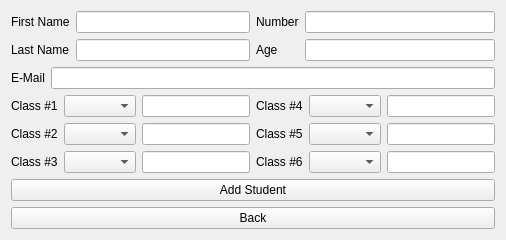
      <widget class="QWidget" name="page_8_stud_addition">
       <layout class="QVBoxLayout" name="verticalLayout_40">
        <item>
         <layout class="QVBoxLayout" name="verticalLayout_117">
          <item>
           <layout class="QHBoxLayout" name="horizontalLayout_106">
            <item>
             <layout class="QHBoxLayout" name="horizontalLayout_107">
              <item>
               <layout class="QVBoxLayout" name="verticalLayout_118">
                <item>
                 <widget class="QLabel" name="label_sp_firstname_4">
                  <property name="text">
                   <string>First Name</string>
                  </property>
                 </widget>
                </item>
                <item>
                 <widget class="QLabel" name="label_sp_firstname_9">
                  <property name="text">
                   <string>Last Name</string>
                  </property>
                 </widget>
                </item>
               </layout>
              </item>
              <item>
               <layout class="QVBoxLayout" name="verticalLayout_119">
                <item>
                 <widget class="QLineEdit" name="lineEdit_as_fn"/>
                </item>
                <item>
                 <widget class="QLineEdit" name="lineEdit_as_ln"/>
                </item>
               </layout>
              </item>
             </layout>
            </item>
            <item>
             <layout class="QHBoxLayout" name="horizontalLayout_108">
              <item>
               <layout class="QVBoxLayout" name="verticalLayout_120">
                <item>
                 <widget class="QLabel" name="label_sp_number_4">
                  <property name="text">
                   <string>Number</string>
                  </property>
                 </widget>
                </item>
                <item>
                 <widget class="QLabel" name="label_sp_age_4">
                  <property name="text">
                   <string>Age</string>
                  </property>
                 </widget>
                </item>
               </layout>
              </item>
              <item>
               <layout class="QVBoxLayout" name="verticalLayout_121">
                <item>
                 <widget class="QLineEdit" name="lineEdit_as_number"/>
                </item>
                <item>
                 <widget class="QLineEdit" name="lineEdit_as_age"/>
                </item>
               </layout>
              </item>
             </layout>
            </item>
           </layout>
          </item>
         </layout>
        </item>
        <item>
         <layout class="QHBoxLayout" name="horizontalLayout_182">
          <item>
           <widget class="QLabel" name="label_sp_email_4">
            <property name="text">
             <string>E-Mail</string>
            </property>
           </widget>
          </item>
          <item>
           <widget class="QLineEdit" name="lineEdit_as_email"/>
          </item>
         </layout>
        </item>
        <item>
         <layout class="QHBoxLayout" name="horizontalLayout_38">
          <item>
           <layout class="QHBoxLayout" name="horizontalLayout_37">
            <item>
             <layout class="QVBoxLayout" name="verticalLayout_122">
              <item>
               <widget class="QLabel" name="label_sp_c1_4">
                <property name="text">
                 <string>Class #1</string>
                </property>
               </widget>
              </item>
              <item>
               <widget class="QLabel" name="label_sp_c2_4">
                <property name="text">
                 <string>Class #2</string>
                </property>
               </widget>
              </item>
              <item>
               <widget class="QLabel" name="label_sp_c3_4">
                <property name="text">
                 <string>Class #3</string>
                </property>
               </widget>
              </item>
             </layout>
            </item>
            <item>
             <layout class="QVBoxLayout" name="verticalLayout_123">
              <item>
               <widget class="QComboBox" name="comboBox"/>
              </item>
              <item>
               <widget class="QComboBox" name="comboBox_2"/>
              </item>
              <item>
               <widget class="QComboBox" name="comboBox_3"/>
              </item>
             </layout>
            </item>
            <item>
             <layout class="QVBoxLayout" name="verticalLayout_20">
              <item>
               <widget class="QLineEdit" name="lineEdit_as_g1"/>
              </item>
              <item>
               <widget class="QLineEdit" name="lineEdit_as_g2"/>
              </item>
              <item>
               <widget class="QLineEdit" name="lineEdit_as_g3"/>
              </item>
             </layout>
            </item>
           </layout>
          </item>
          <item>
           <layout class="QHBoxLayout" name="horizontalLayout_12">
            <item>
             <layout class="QVBoxLayout" name="verticalLayout_124">
              <item>
               <widget class="QLabel" name="label_sp_c4_4">
                <property name="text">
                 <string>Class #4</string>
                </property>
               </widget>
              </item>
              <item>
               <widget class="QLabel" name="label_sp_c5_4">
                <property name="text">
                 <string>Class #5</string>
                </property>
               </widget>
              </item>
              <item>
               <widget class="QLabel" name="label_sp_c6_4">
                <property name="text">
                 <string>Class #6</string>
                </property>
               </widget>
              </item>
             </layout>
            </item>
            <item>
             <layout class="QVBoxLayout" name="verticalLayout_125">
              <item>
               <widget class="QComboBox" name="comboBox_4"/>
              </item>
              <item>
               <widget class="QComboBox" name="comboBox_5"/>
              </item>
              <item>
               <widget class="QComboBox" name="comboBox_6"/>
              </item>
             </layout>
            </item>
            <item>
             <layout class="QVBoxLayout" name="verticalLayout_39">
              <item>
               <widget class="QLineEdit" name="lineEdit_as_g4"/>
              </item>
              <item>
               <widget class="QLineEdit" name="lineEdit_as_g5"/>
              </item>
              <item>
               <widget class="QLineEdit" name="lineEdit_as_g6"/>
              </item>
             </layout>
            </item>
           </layout>
          </item>
         </layout>
        </item>
        <item>
         <widget class="QPushButton" name="pushButton_Back_4">
          <property name="text">
           <string>Add Student</string>
          </property>
         </widget>
        </item>
        <item>
         <layout class="QHBoxLayout" name="horizontalLayout_110">
          <item>
           <widget class="QPushButton" name="pushButton_Back_9">
            <property name="text">
             <string>Back</string>
            </property>
           </widget>
          </item>
         </layout>
        </item>
       </layout>
      </widget>
